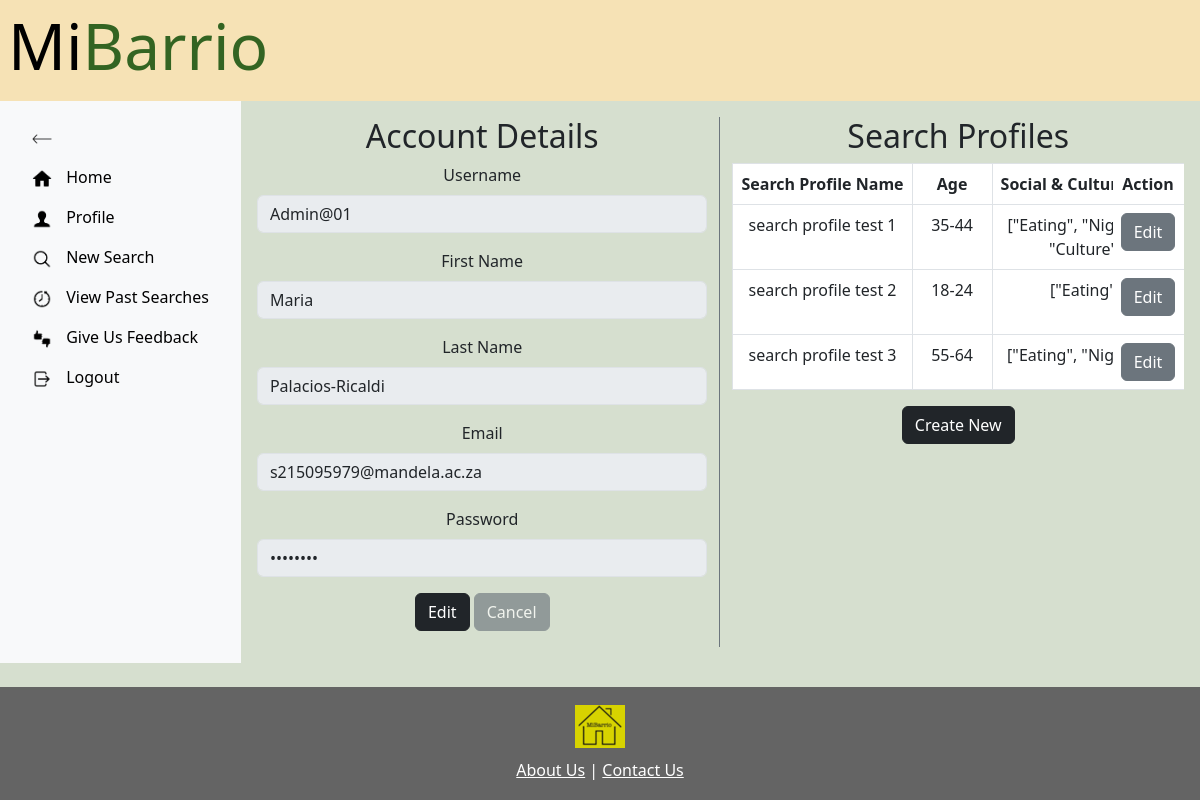
/profile (signed in), run on the app's committed database.
### MiBarrioApp/models.py (models this page shows)
class CustomUser(AbstractBaseUser):
    objects = CustomUserManager()
    userID = models.AutoField(primary_key=True)
    first_name = models.CharField(max_length=255)
    last_name = models.CharField(max_length=255)
    username = models.CharField(max_length=255, unique=True)
    password = models.CharField(max_length=255)
    email = models.EmailField(unique=True)
    is_admin = models.BooleanField(default=False)
    USERNAME_FIELD = 'username'
    REQUIRED_FIELDS = ['first_name', 'last_name', 'email']

class SearchProfiles(models.Model):
    search_profileID = models.AutoField(primary_key=True)
    user = models.ForeignKey(CustomUser, on_delete=models.CASCADE)
    sp_name = models.TextField()
    age = models.TextField()
    social_cultural_tags = models.TextField()
    health_wellness_tags = models.TextField()
    leisure_recreation_tags = models.TextField()
    community_services_tags = models.TextField()
    social_cultural_levels = models.PositiveIntegerField(validators=[MinValueValidator(1), MaxValueValidator(5)], default=1)
    health_wellness_levels = models.PositiveIntegerField(validators=[MinValueValidator(1), MaxValueValidator(5)], default=1)
    leisure_recreation_levels = models.PositiveIntegerField(validators=[MinValueValidator(1), MaxValueValidator(5)], default=1)
    community_services_levels = models.PositiveIntegerField(validators=[MinValueValidator(1), MaxValueValidator(5)], default=1)
    transportation_active = models.BooleanField()
    transportation_public = models.BooleanField()
    backup_power_supply = models.BooleanField()
    backup_water_supply = models.BooleanField()
    class Meta:
        unique_together = ('user', 'sp_name',)

### MiBarrioApp/views.py (the view, shortened to what this page needs)
# urls.py: path('profile', views.profile_view, name = "profile"),
@login_required
def profile_view(request):
    user = request.user
    form_type = request.POST.get('form_type')
    user_search_profiles = SearchProfiles.objects.filter(user=request.user)
    context = {'user': user, 'search_profiles': user_search_profiles}
    return render(request, 'profile.html', context)

### MiBarrioApp/templates/profile.html (shortened to what this page needs)
{% extends 'base.html' %}
{% load static %}
{% block content %}
<div class="d-flex">
  <div id="sidebar" class="p-3 bg-light">
    <ul class="nav flex-column">
      <li class="nav-item">
        <a id="toggleSidebar" class="nav-link" href="#">
          <img src="{% static 'icons/icons8-left-arrow-100.png' %}" alt="Reduce" height="20px">
        </a>
      </li>
      <div id="sidebarMenu" class="show">
        <li class="nav-item">
          <a class="nav-link" href="{% url 'MiBarrioApp:home' %}">
            <img src="{% static 'icons/icons8-home-96.png' %}" alt="Home" height="20px">
            <span class="nav-text"> Home</span>
          </a>
        </li>
        <li class="nav-item">
          <a class="nav-link" href="{% url 'MiBarrioApp:profile' %}">
            <img src="{% static 'icons/icons8-customer-90.png' %}" alt="Profile" height="20px">
            <span class="nav-text"> Profile</span>
          </a>
        </li>
        <li class="nav-item">
          <a class="nav-link" href="{% url 'MiBarrioApp:newSearch' %}">
            <img src="{% static 'icons/icons8-search-90.png' %}" alt="New Search" height="20px">
            <span class="nav-text"> New Search</span>
          </a>
        </li>
        <li class="nav-item">
          <a class="nav-link" href="{% url 'MiBarrioApp:viewPastSearches' %}">
            <img src="{% static 'icons/icons8-time-machine-90.png' %}" alt="View Past Searches" height="20px">
            <span class="nav-text"> View Past Searches</span>
          </a>
        </li>
        <li class="nav-item">
          <a class="nav-link" href="{% url 'MiBarrioApp:feedback' %}">
            <img src="{% static 'icons/icons8-thumbs-up-down-90.png' %}" alt="Give Us Feedback" height="20px">
            <span class="nav-text"> Give Us Feedback</span>
          </a>
        </li>
        <li class="nav-item">
          <a class="nav-link" href="{% url 'MiBarrioApp:logout' %}">
            <img src="{% static 'icons/icons8-logout-96.png' %}" alt="Logout" height="20px">
            <span class="nav-text"> Logout</span>
          </a>
        </li>
      </div>
    </ul>
  </div>
  <div class="container-fluid p-3">
    <div class="row">
      <div class="col-md-6 border-end pr-7 border-secondary">
        <h2>Account Details</h2>
        <form id="accountDetailsForm" action="{% url 'MiBarrioApp:profile' %}" method="post">
          <div class="mb-3">
            <label for="username" class="form-label">Username</label>
            <input type="text" class="form-control" name="username" id="username" value="{{ user.username }}" disabled>
          </div>
          <div class="mb-3">
            <label for="firstname" class="form-label">First Name</label>
            <input type="text" class="form-control" name="firstname" id="firstname" value="{{ user.first_name }}"
              disabled>
          </div>
          <div class="mb-3">
            <label for="lastname" class="form-label">Last Name</label>
            <input type="text" class="form-control" name="lastname" id="lastname" value="{{ user.last_name }}" disabled>
          </div>
          <div class="mb-3">
            <label for="email" class="form-label">Email</label>
            <input type="email" class="form-control" name="email" id="email" value="{{ user.email }}" disabled>
          </div>
          <div class="mb-3">
            <label for="password" class="form-label">Password</label>
            <input type="password" class="form-control" name="password" id="password" value="********" disabled>
          </div>
          <div class="mb-3">
            <button type="button" class="btn btn-dark" id="editSaveBtn">Edit</button>
            <button type="button" class="btn btn-secondary disabled" id="cancelBtn">Cancel</button>
          </div>
        </form>
      </div>
      <div class="col-md-6 pl-5">
        <h2>Search Profiles</h2>
        <div id="searchProfilesList">
          <div style="max-height:500px; overflow-x:auto; overflow-y:auto; max-width: 600px; ">
            <table class="table table-bordered">
              <thead>
                <tr>
                  <th>Search Profile Name</th>
                  <th style="min-width: 80px;">Age</th>
                  <th>Social & Cultural tags</th>
                  <th>Health & Wellness tags</th>
                  <th class="sticky-action-column">Action</th>
                </tr>
              </thead>
              <tbody>
                {% for sp in search_profiles %}
                <tr>
                  <td>{{ sp.sp_name }}</td>
                  <td>{{ sp.age }}</td>
                  <td>{{ sp.social_cultural_tags }}</td>
                  <td>{{ sp.health_wellness_tags }}</td>
                  <td class="sticky-action-column">
                    <button class="btn btn-secondary edit-btn" data-bs-toggle="modal" data-bs-target="#createProfileModal"
                      data-id="{{ sp.search_profileID }}" data-sp_name="{{ sp.sp_name }}" data-age="{{ sp.age }}"
                      data-social_cultural_tags="{{ sp.social_cultural_tags }}"
                      data-health_wellness_tags="{{ sp.health_wellness_tags }}"
                      data-leisure_recreation_tags="{{ sp.leisure_recreation_tags }}"
                      data-community_services_tags="{{ sp.community_services_tags }}"
                      data-social_cultural_levels="{{ sp.social_cultural_levels }}"
                      data-health_wellness_levels="{{ sp.health_wellness_levels }}"
                      data-leisure_recreation_levels="{{ sp.leisure_recreation_levels }}"
                      data-community_services_levels="{{ sp.community_services_levels }}"
                      data-transportation_active="{{ sp.transportation_active }}"
                      data-transportation_public="{{ sp.transportation_public }}"
                      data-backup_power_supply="{{ sp.backup_power_supply }}"
                      data-backup_water_supply="{{ sp.backup_water_supply }}" class="btn btn-primary edit-btn"
                      data-bs-toggle="modal" data-bs-target="#createProfileModal"
                      data-id="{{ sp.search_profileID }}">Edit</button>
                  </td>
                </tr>
                {% endfor %}
              </tbody>
            </table>
          </div>
        </div>
        <button type="button" class="btn btn-dark mb-3" data-bs-toggle="modal"
          data-bs-target="#createProfileModal">Create New</button>
      </div>
    </div>
  </div>
</div>
</div>
{% endblock %}

### MiBarrioApp/static/css/style.css (style rules this page uses)
* { margin: 0; padding: 0; box-sizing: border-box; }
html, body { height: 100%; display: flex; flex-direction: column; text-align: center; background: rgb(214,223,207); }
.nav-item { flex-grow: 1; text-align: left; min-width: 0; }
.nav-item a { white-space: nowrap; color: black; }
.d-flex { display: flex; flex-grow: 1; flex-direction: row; }
.nav-link img { margin-right: 10px; vertical-align: middle; transition: margin 0.3s; }
.sticky-action-column { position: sticky; right: 0; background-color: #fff; z-index: 1; }
table thead th { white-space: nowrap; background-color: rgb(234, 236, 239); }
#sidebar, #content { flex-grow: 1; flex-shrink: 0; }
#sidebar { transition: width 0.5s; overflow: hidden; white-space: nowrap; }

### data on the page
CustomUser: username "Admin@01", firstname "Maria", lastname "Palacios-Ricaldi", email "s215095979@mandela.ac.za"
SearchProfiles: sp_name "search profile test 1", age "35-44", social_cultural_tags "[\"Eating\", \"Nightlife\", \"Culture\"]"
SearchProfiles: sp_name "search profile test 2", age "18-24", social_cultural_tags "[\"Eating\"]"
SearchProfiles: sp_name "search profile test 3", age "55-64", social_cultural_tags "[\"Eating\", \"Nightlife\"]"
